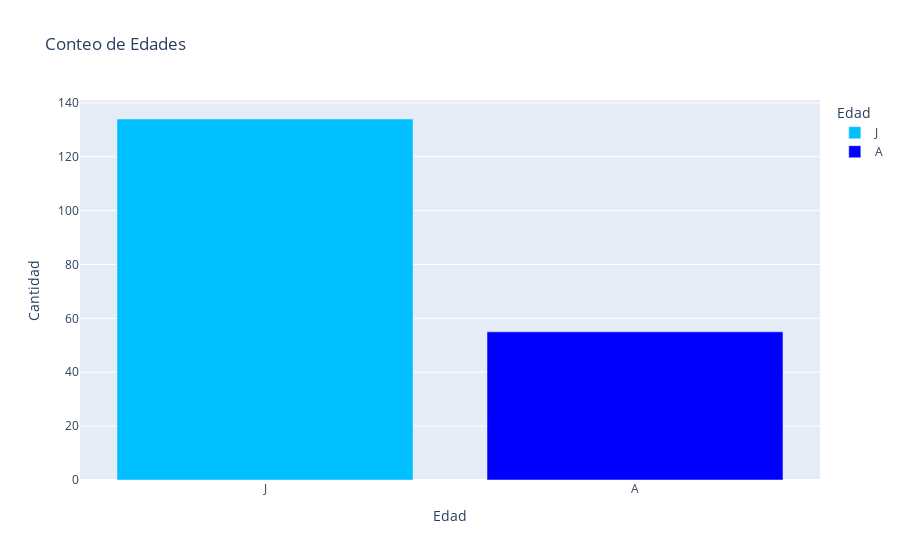

Write notebook code for a chart like this one.
### Markdown cell above
#### ¿Qué categoría de edad está más presente en los datos?

### Code cell
# Crear un DataFrame con el conteo de valores de edad
conteo_edad = df['edad'].value_counts().reset_index()
conteo_edad.columns = ['Edad', 'Conteo']

# Crear gráfica de barras
fig = px.bar(conteo_edad, x='Edad', y='Conteo', title='Conteo de Edades',
             labels={'Edad': 'Edad', 'Conteo': 'Cantidad'}, color='Edad',
             color_discrete_map={'J': 'deepskyblue', 'A': 'blue'})

# Desplegar figura
fig.show()

### Figure 1 — Plotly figure (JSON) as saved in the notebook; plotly's stock layout.template omitted (floating-point values rounded to 4 significant figures)
{"data": [{"alignmentgroup": "True", "hovertemplate": "Edad=%{x}<br>Cantidad=%{y}<extra></extra>", "legendgroup": "J", "marker": {"color": "deepskyblue", "pattern": {"shape": ""}}, "name": "J", "offsetgroup": "J", "orientation": "v", "showlegend": true, "textposition": "auto", "type": "bar", "x": ["J"], "xaxis": "x", "y": [134], "yaxis": "y"}, {"alignmentgroup": "True", "hovertemplate": "Edad=%{x}<br>Cantidad=%{y}<extra></extra>", "legendgroup": "A", "marker": {"color": "blue", "pattern": {"shape": ""}}, "name": "A", "offsetgroup": "A", "orientation": "v", "showlegend": true, "textposition": "auto", "type": "bar", "x": ["A"], "xaxis": "x", "y": [55], "yaxis": "y"}], "layout": {"barmode": "relative", "legend": {"title": {"text": "Edad"}, "tracegroupgap": 0}, "title": {"text": "Conteo de Edades"}, "xaxis": {"anchor": "y", "categoryarray": ["J", "A"], "categoryorder": "array", "domain": [0, 1], "title": {"text": "Edad"}}, "yaxis": {"anchor": "x", "domain": [0, 1], "title": {"text": "Cantidad"}}}}
